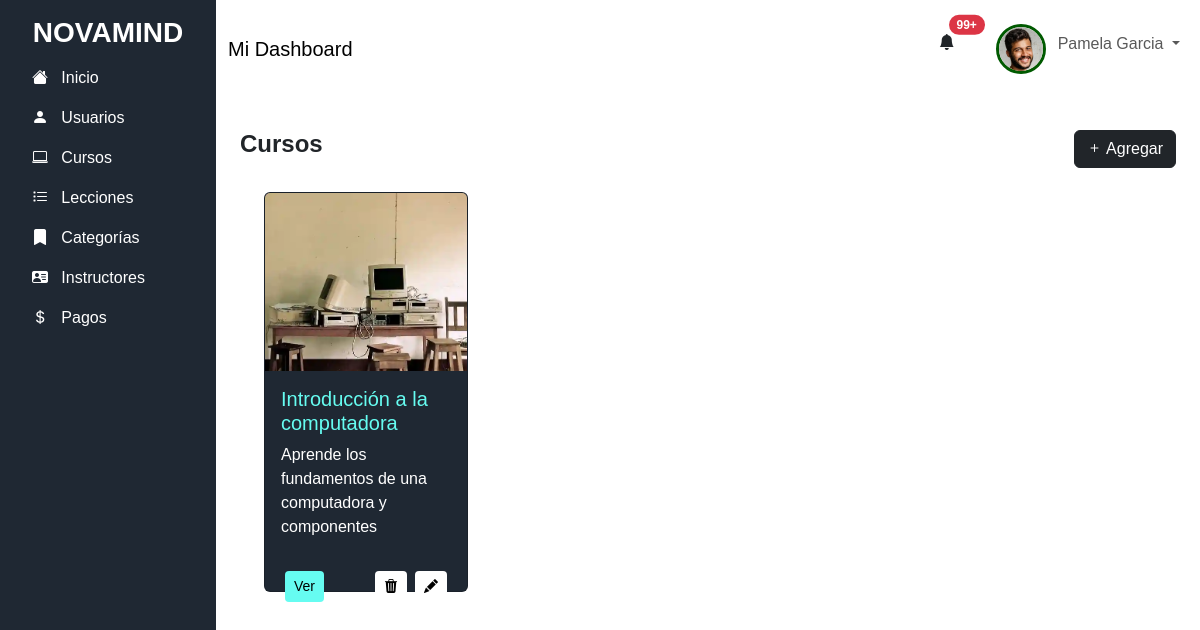
Page /admin/cursos.php (signed in) on the committed database.
### tables this page shows
create table courses(
	idCourse integer not null auto_increment,
	name char (30),
	description text,
	level tinyint,
	status boolean,
	durationHours numeric(3),
	publicationDate date,
	cost decimal(10, 2),
	startDate date,
	img varchar(30),
	idInstructor integer,
	idCategory integer,
	primary key(idCourse),
	foreign key (idInstructor) references instructors(idInstructor),
    foreign key (idCategory) references categories(idCategory)
);

### admin/cursos.php (the view, shortened to what this page needs)
<?php
    include "../php/conexion.php";
    $sql = "select courses.*, instructors.idInstructor , categories.idCategory from courses inner join instructors
    on courses.idInstructor = instructors.idInstructor inner join categories
    on courses.idCategory = categories.idCategory;";
    $res= $conexion->query("$sql") or die ($conexion->error);
?>
<!DOCTYPE html>
<html lang="en">
<head>
    <link rel="stylesheet" href="https://cdn.jsdelivr.net/npm/bootstrap-icons@1.11.3/font/bootstrap-icons.css">
   <link rel="stylesheet" href="https://cdn.jsdelivr.net/npm/bootstrap@5.3.0/dist/css/bootstrap.min.css">
   <link rel="stylesheet" href="https://cdn.jsdelivr.net/npm/sweetalert2@11.7.0/dist/sweetalert2.min.css">
    <link rel="stylesheet" href="../css/admin/cursos.css">
</head>
<body class="d-flex">
    <?php include "../layouts/aside.php"; ?>
    <main class="flex-grow-1 " >
        <?php include "../layouts/header.php"; ?>
        <section class="container mt-4 p-4">
            <div class="d-flex justify-content-between">
                <h4>Cursos</h4>
                <a class="btn btn-dark" href="../cursos/cursos-add.php">
                    <i class="bi bi-plus"></i>
                    Agregar
                </a>
            </div>
            <div class="row px-4 mt-4 d-flex flex-wrap">
                 <?php
                      while($fila = mysqli_fetch_array($res)){
                ?>
                <div class="col-12 col-md-6 col-lg-3 mb-4">
                    <div class="card" style="height: 400px;">
                        <img src="../img/admin/<?php echo $fila['img'] ?>" class="card-img-top" style="height: 200px;">
                        <div class="card-body">
                            <h5 id="compu" class="card-title"><?php echo $fila['name'] ?></h5>
                            <p class="card-text"><?php echo $fila['description'] ?></p>
                            <div class="d-flex justify-content-between align-items-center mt-3">
                                <a id="boton" href="#" class="btn btn-sm mx-1">Ver</a>
                                <div class="d-flex ms-auto">
                                    <button id="eliminar" class="btn btn-sm mx-1 btnEliminar">
                                        <i class="bi bi-trash3-fill"></i>
                                    </button>
                                    <button id="editar" class="btn btn-sm mx-1" data-bs-toggle="modal" data-bs-target="#editarCurso">
                                        <i class="bi bi-pencil-fill"></i>
                                    </button>
                                </div>
                            </div>
                        </div>
                    </div>
                </div>
                <?php  } ?>
            </div>
        </section>
    </main>
</body>
</html>

### css/admin/cursos.css (style rules this page uses)
body { font-family: "League Spartan", sans-serif; height: 100%; }
h4 { font-size: 1.5rem; font-weight: bold; }
.card { background-color: #1F2833; display: flex; flex-direction: column; }
.card-img-top { height: 200px; object-fit: cover; }
.card-body { display: flex; flex-direction: column; justify-content: space-between; }
p, a { color: white; }
.card-title { color: #66FCF1; font-weight: 500; text-align: justify; }
#compu { text-align: left; }
#boton { background-color: #66FCF1; color: black; width: auto; margin-left: 0; align-self: flex-start; }
#eliminar { background-color: white; color: black; }
#editar { background-color: white; color: black; }

### rows in the picture
courses: img (picture), name "Introducción a la computadora", description "Aprende los fundamentos de una computadora y componentes"

### other values in the picture
$user_data['name'] "Pamela"
$user_data['ap'] "Garcia"
